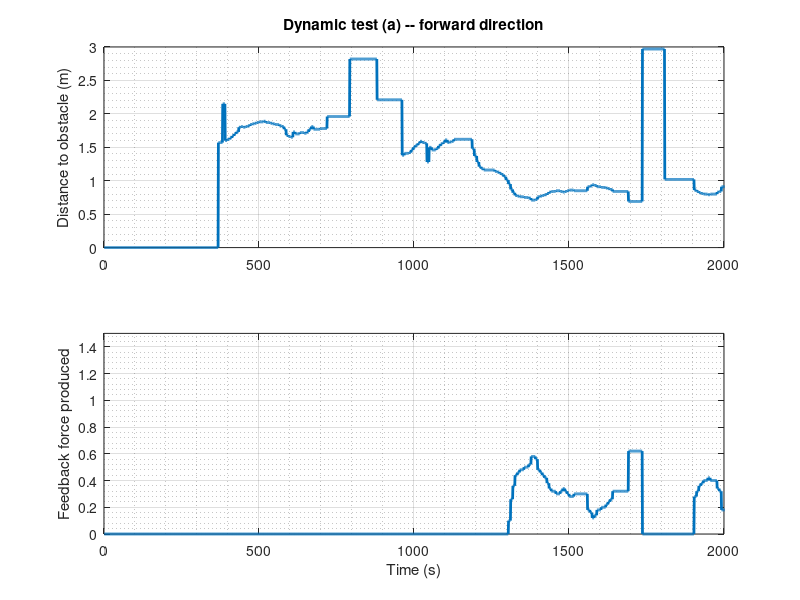
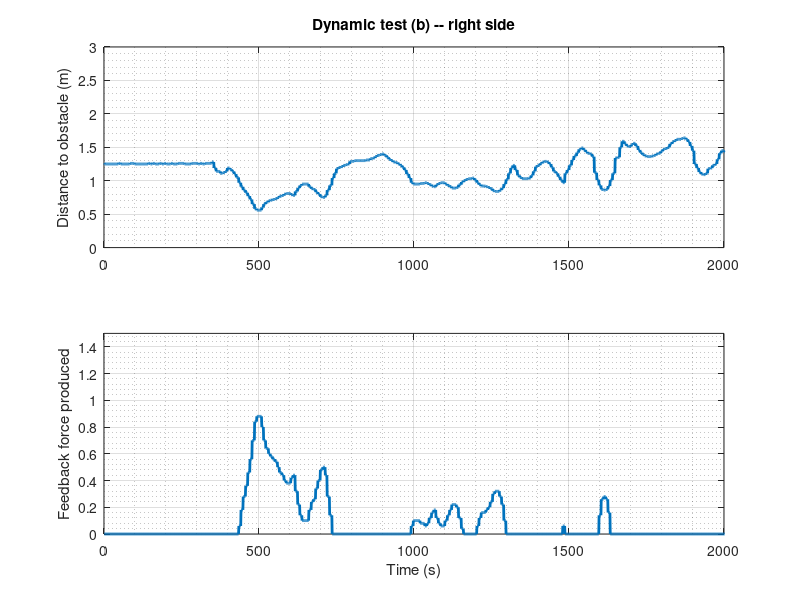

The MATLAB script that drew these images, in order:
A = dlmread('test_18-12-18_3.txt')
B = dlmread('test_18-12-18_4.txt')

A(:,3) = -1*A(:,3)/10000;
B(:,3) = -1*B(:,3)/10000;
A(:,4) = -1*A(:,4)/10000;
B(:,4) = -1*B(:,4)/10000;

A(:,7) = A(:,7)/100;
B(:,7) = B(:,7)/100;
A(:,8) = A(:,8)/100;
B(:,8) = B(:,8)/100;

%{
figure;
plot(A(:,7),A(:,3));

figure;
plot(B(:,8),B(:,4));
%}

subplot(2,1,1)
plot(B(:,7), 'LineWidth', 2)
xlim([0 2000])
ylim([0 3])
title('Dynamic test (a) -- forward direction')
%xlabel('Time')
ylabel('Distance to obstacle (m)')
grid on
grid minor

subplot(2, 1 ,2)
plot(B(:,3), 'LineWidth', 2)
xlim([0 2000])
ylim([0 1.5])
%xTick([0 500 1000 1500 2000])
%xTickLabels({'0','5','10', '15', '20'})
xlabel('Time (s)')
ylabel('Feedback force produced')
grid on
grid minor

figure;
subplot(2, 1, 1)
plot(B(:,8), 'LineWidth', 2)
xlim([0 2000])
ylim([0 3])
title('Dynamic test (b) -- right side')
%xlabel('Time')
ylabel('Distance to obstacle (m)')
grid on
grid minor

subplot(2, 1 ,2)
plot(B(:,4), 'LineWidth', 2)
xlim([0 2000])
ylim([0 1.5])
%xTick([0 500 1000 1500 2000])
%xTickLabels({'0','5','10', '15', '20'})
xlabel('Time (s)')
ylabel('Feedback force produced')
grid on
grid minor
%{
subplot(2,3,3)
plot(C(:,6), 'LineWidth', 2)
xlim([0 2000])
ylim([0 2.5])
title('Dynamic test (c)')
%xlabel('Time')
ylabel('Distance to obstacle (m)')
grid on
grid minor

subplot(2, 3 ,6)
plot(C(:,3), 'LineWidth', 2)
xlim([0 2000])
ylim([0 4])
%xTick([0 500 1000 1500 2000])
%xTickLabels({'0','5','10', '15', '20'})
xlabel('Time (s)')
ylabel('Feedback force produced')
grid on
grid minor

%}